Frame 1 (no input): blank canvas, image omitted
Frame 60 (no input): blank canvas, image omitted
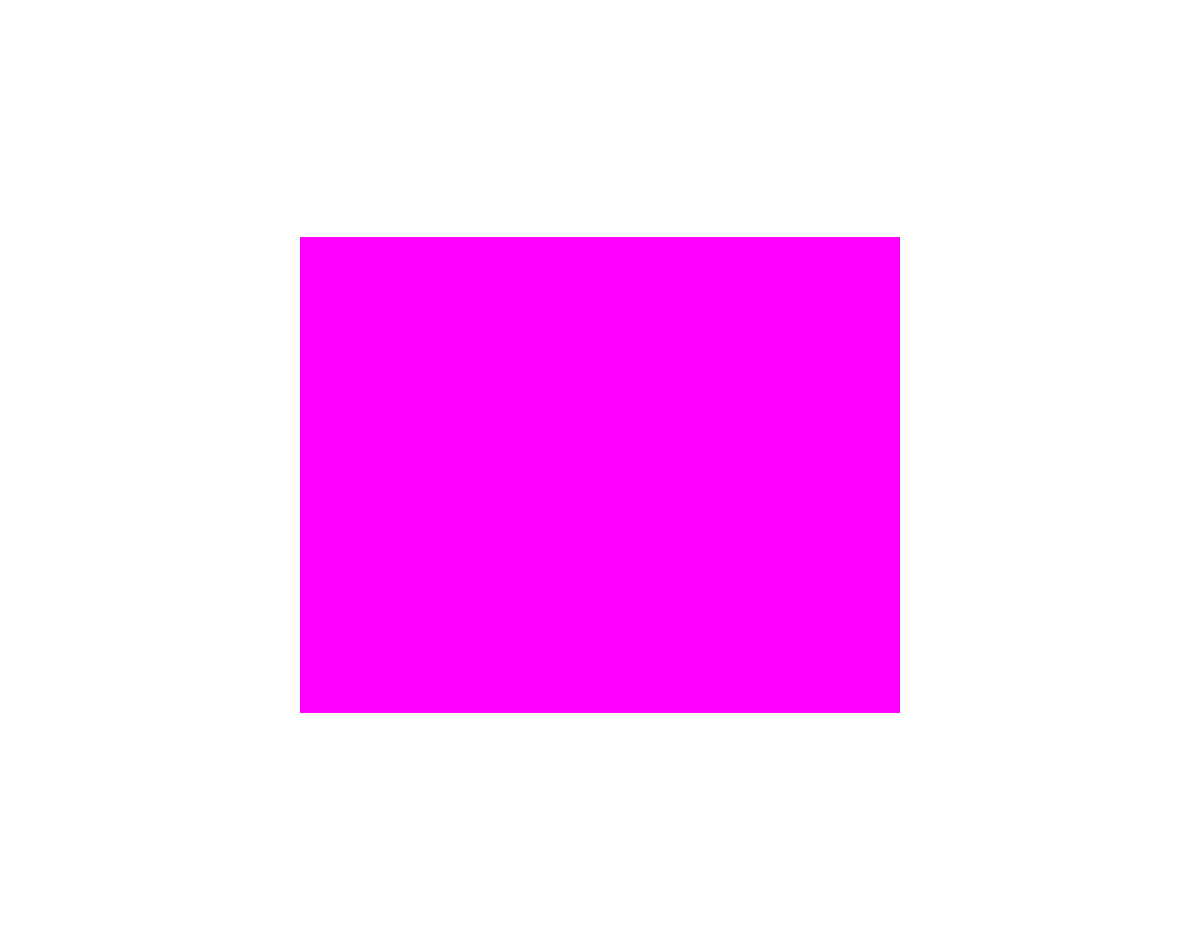
Frame 120 (the mouse pressed at the canvas centre since frame 60)

The p5.js sketch whose frames 1 and 60 were blank and that drew this single picture after the mouse press (run headless with seeded random() and noise() and a simulated clock; from frame 60 on, the mouse is pressed at the canvas centre):

// p5.js sketch
// ── sketch.js
// https://editor.p5js.org/jht9629-gmail/sketches/3IubAIXOX
// mouse rect

function setup() {
  createCanvas(windowWidth, windowHeight-50);
  createA('../ellipse','next')
}

function draw() {
  background(220,5);
  noStroke()
  fill(mouseX,0,mouseY)
  rect(width/2-mouseX/2,height/2-mouseY/2,mouseX, mouseY)
}

// ── script.js
function setup() {
  createCanvas(windowWidth, windowHeight);
}

function draw() {
  background(220,5);
  noStroke()
  fill(mouseX,0,mouseY)
  rect(width/2-mouseX/2,height/2-mouseY/2,mouseX, mouseY)
}
